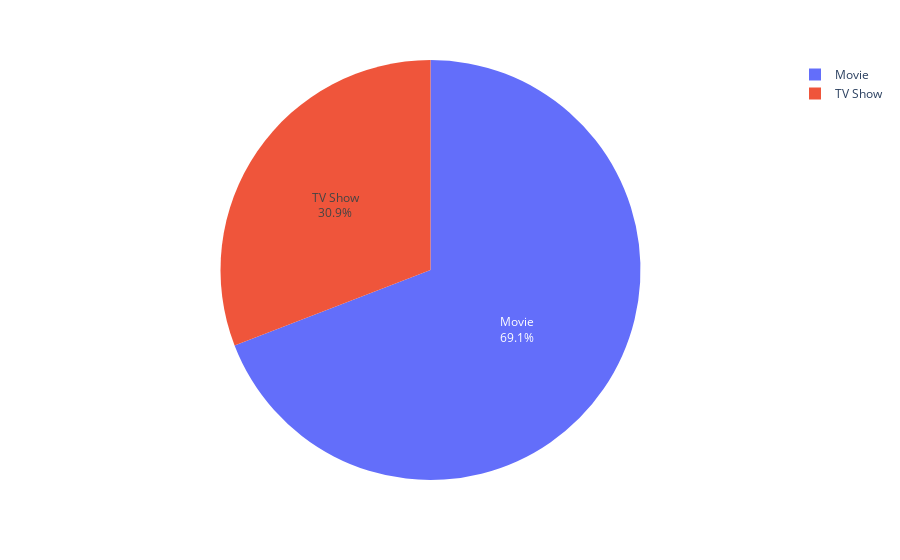

The cell this chart's notebook holds for it:
### Code cell
fig = px.pie(df_graph, values='type', names='index')
fig.update_traces(textposition='inside', textinfo='percent+label')
fig.show()

### Figure 1 — Plotly figure (JSON) as saved in the notebook; plotly's stock layout.template omitted (floating-point values rounded to 4 significant figures)
{"data": [{"domain": {"x": [0, 1], "y": [0, 1]}, "hovertemplate": "index=%{label}<br>type=%{value}<extra></extra>", "labels": ["Movie", "TV Show"], "legendgroup": "", "name": "", "showlegend": true, "textinfo": "percent+label", "textposition": "inside", "type": "pie", "values": [5377, 2400]}], "layout": {"legend": {"tracegroupgap": 0}, "margin": {"t": 60}}}
